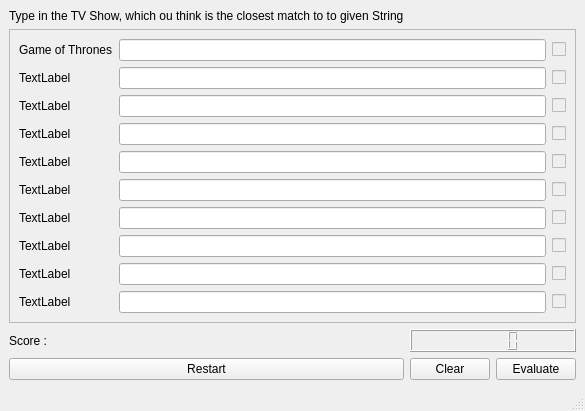
<?xml version="1.0" encoding="UTF-8"?>
<ui version="4.0">
 <class>MainWindow</class>
 <widget class="QMainWindow" name="MainWindow">
  <property name="geometry">
   <rect>
    <x>0</x>
    <y>0</y>
    <width>516</width>
    <height>411</height>
   </rect>
  </property>
  <property name="windowTitle">
   <string>MainWindow</string>
  </property>
  <widget class="QWidget" name="centralwidget">
   <layout class="QGridLayout" name="gridLayout">
    <item row="2" column="1" colspan="2">
     <widget class="QLCDNumber" name="points"/>
    </item>
    <item row="5" column="0">
     <widget class="QPushButton" name="restartButton">
      <property name="text">
       <string>Restart</string>
      </property>
     </widget>
    </item>
    <item row="5" column="1">
     <widget class="QPushButton" name="clearButton">
      <property name="text">
       <string>Clear</string>
      </property>
     </widget>
    </item>
    <item row="0" column="0">
     <widget class="QLabel" name="intro">
      <property name="text">
       <string>Type in the TV Show, which ou think is the closest match to to given String</string>
      </property>
     </widget>
    </item>
    <item row="2" column="0">
     <widget class="QLabel" name="_score">
      <property name="text">
       <string>Score :</string>
      </property>
     </widget>
    </item>
    <item row="5" column="2">
     <widget class="QPushButton" name="submitButton">
      <property name="text">
       <string>Evaluate</string>
      </property>
     </widget>
    </item>
    <item row="1" column="0" colspan="3">
     <widget class="QScrollArea" name="scrollArea">
      <property name="widgetResizable">
       <bool>true</bool>
      </property>
      <widget class="QWidget" name="scrollAreaWidgetContents">
       <property name="geometry">
        <rect>
         <x>0</x>
         <y>0</y>
         <width>496</width>
         <height>294</height>
        </rect>
       </property>
       <layout class="QGridLayout" name="gridLayout_2">
        <item row="7" column="1">
         <widget class="QLineEdit" name="ans6"/>
        </item>
        <item row="6" column="1">
         <widget class="QLineEdit" name="ans5"/>
        </item>
        <item row="10" column="0">
         <widget class="QLabel" name="game9">
          <property name="text">
           <string>TextLabel</string>
          </property>
         </widget>
        </item>
        <item row="3" column="0">
         <widget class="QLabel" name="game2">
          <property name="text">
           <string>TextLabel</string>
          </property>
         </widget>
        </item>
        <item row="10" column="1">
         <widget class="QLineEdit" name="ans9"/>
        </item>
        <item row="6" column="0">
         <widget class="QLabel" name="game5">
          <property name="text">
           <string>TextLabel</string>
          </property>
         </widget>
        </item>
        <item row="8" column="0">
         <widget class="QLabel" name="game7">
          <property name="text">
           <string>TextLabel</string>
          </property>
         </widget>
        </item>
        <item row="8" column="1">
         <widget class="QLineEdit" name="ans7"/>
        </item>
        <item row="4" column="0">
         <widget class="QLabel" name="game3">
          <property name="text">
           <string>TextLabel</string>
          </property>
         </widget>
        </item>
        <item row="0" column="1">
         <widget class="QLineEdit" name="ans0"/>
        </item>
        <item row="2" column="1">
         <widget class="QLineEdit" name="ans1"/>
        </item>
        <item row="0" column="0">
         <widget class="QLabel" name="game0">
          <property name="text">
           <string>Game of Thrones</string>
          </property>
         </widget>
        </item>
        <item row="5" column="0">
         <widget class="QLabel" name="game4">
          <property name="text">
           <string>TextLabel</string>
          </property>
         </widget>
        </item>
        <item row="2" column="0">
         <widget class="QLabel" name="game1">
          <property name="text">
           <string>TextLabel</string>
          </property>
         </widget>
        </item>
        <item row="3" column="1">
         <widget class="QLineEdit" name="ans2"/>
        </item>
        <item row="4" column="1">
         <widget class="QLineEdit" name="ans3"/>
        </item>
        <item row="2" column="2">
         <widget class="QCheckBox" name="c1">
          <property name="enabled">
           <bool>false</bool>
          </property>
          <property name="text">
           <string/>
          </property>
         </widget>
        </item>
        <item row="9" column="0">
         <widget class="QLabel" name="game8">
          <property name="text">
           <string>TextLabel</string>
          </property>
         </widget>
        </item>
        <item row="7" column="0">
         <widget class="QLabel" name="game6">
          <property name="text">
           <string>TextLabel</string>
          </property>
         </widget>
        </item>
        <item row="5" column="1">
         <widget class="QLineEdit" name="ans4"/>
        </item>
        <item row="9" column="1">
         <widget class="QLineEdit" name="ans8"/>
        </item>
        <item row="0" column="2">
         <widget class="QCheckBox" name="c0">
          <property name="enabled">
           <bool>false</bool>
          </property>
          <property name="text">
           <string/>
          </property>
         </widget>
        </item>
        <item row="3" column="2">
         <widget class="QCheckBox" name="c2">
          <property name="enabled">
           <bool>false</bool>
          </property>
          <property name="text">
           <string/>
          </property>
         </widget>
        </item>
        <item row="4" column="2">
         <widget class="QCheckBox" name="c3">
          <property name="enabled">
           <bool>false</bool>
          </property>
          <property name="text">
           <string/>
          </property>
         </widget>
        </item>
        <item row="5" column="2">
         <widget class="QCheckBox" name="c4">
          <property name="enabled">
           <bool>false</bool>
          </property>
          <property name="text">
           <string/>
          </property>
         </widget>
        </item>
        <item row="6" column="2">
         <widget class="QCheckBox" name="c5">
          <property name="enabled">
           <bool>false</bool>
          </property>
          <property name="text">
           <string/>
          </property>
         </widget>
        </item>
        <item row="7" column="2">
         <widget class="QCheckBox" name="c6">
          <property name="enabled">
           <bool>false</bool>
          </property>
          <property name="text">
           <string/>
          </property>
         </widget>
        </item>
        <item row="8" column="2">
         <widget class="QCheckBox" name="c7">
          <property name="enabled">
           <bool>false</bool>
          </property>
          <property name="text">
           <string/>
          </property>
         </widget>
        </item>
        <item row="9" column="2">
         <widget class="QCheckBox" name="c8">
          <property name="enabled">
           <bool>false</bool>
          </property>
          <property name="text">
           <string/>
          </property>
         </widget>
        </item>
        <item row="10" column="2">
         <widget class="QCheckBox" name="c9">
          <property name="enabled">
           <bool>false</bool>
          </property>
          <property name="text">
           <string/>
          </property>
         </widget>
        </item>
       </layout>
      </widget>
     </widget>
    </item>
   </layout>
  </widget>
  <widget class="QStatusBar" name="statusbar"/>
 </widget>
 <resources/>
 <connections/>
</ui>
